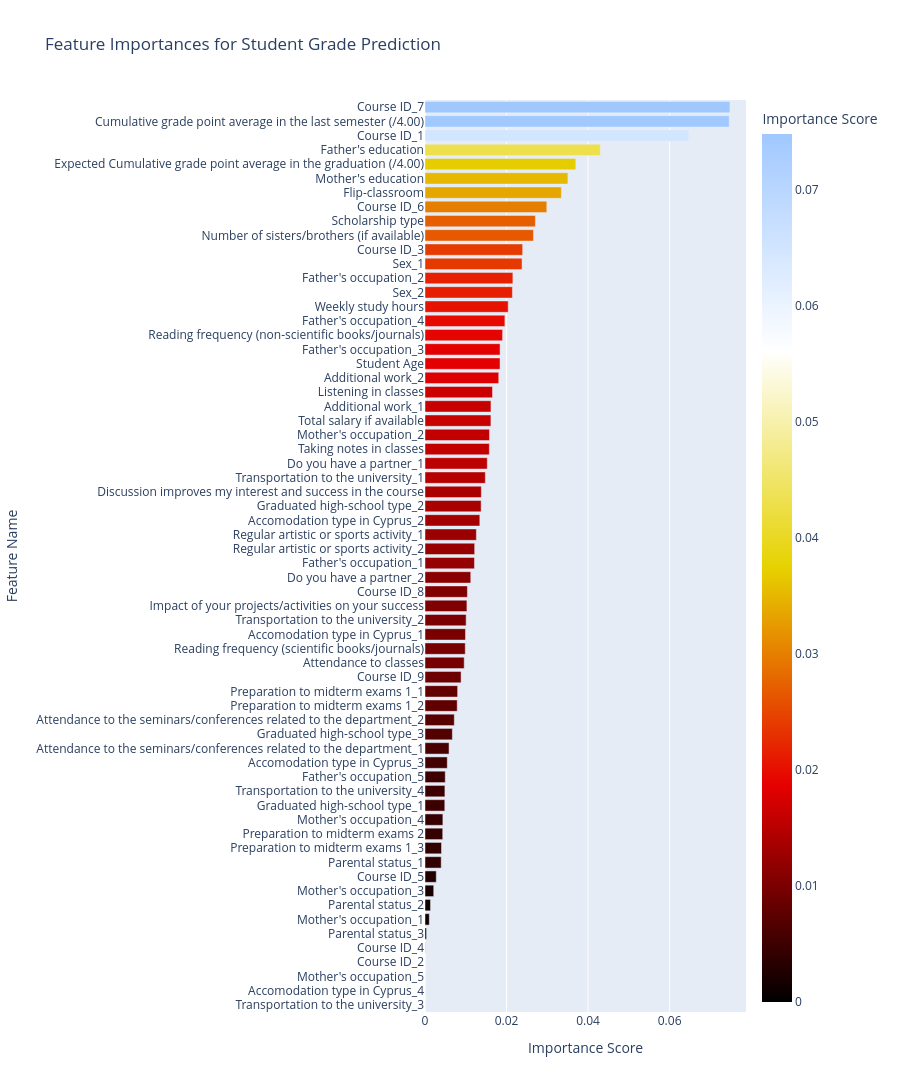

Source (notebook cell):
### Markdown cell above
For additional observations, we can map these results onto a bar chart using plotly.

### Code cell
# Create a dataframe for the feature importances for easier plotting
importance_df = pd.DataFrame({
    'Feature': [name for name, _ in sorted_importances],
    'Importance': [importance for _, importance in sorted_importances]
})

# Create a bar chart using Plotly
fig = px.bar(
    importance_df,
    x='Importance',
    y='Feature',
    orientation='h',
    title='Feature Importances for Student Grade Prediction',
    labels={'Importance': 'Importance Score', 'Feature': 'Feature Name'},
    color='Importance',
    color_continuous_scale='Blackbody'
)

# Update layout for better readability
fig.update_layout(
    height=1500,  # Increased height to fit all feature names
    showlegend=False,
    yaxis={'categoryorder': 'total ascending'}  # Sort features by importance
)

fig.show()

### Figure 1 — Plotly figure (JSON) as saved in the notebook; plotly's stock layout.template omitted (floating-point values rounded to 4 significant figures)
{"data": [{"hovertemplate": "Importance Score=%{marker.color}<br>Feature Name=%{y}<extra></extra>", "legendgroup": "", "marker": {"color": [0.0748, 0.07461, 0.0647, 0.04301, 0.03699, 0.03505, 0.03345, 0.02988, 0.02708, 0.02661, 0.02395, 0.0238, 0.02156, 0.02144, 0.02041, 0.0196, 0.01903, 0.01841, 0.01841, 0.01809, 0.01656, 0.01618, 0.01616, 0.01581, 0.01578, 0.01528, 0.0148, 0.01382, 0.01377, 0.01345, 0.0126, 0.01218, 0.01213, 0.01122, 0.01041, 0.01028, 0.01009, 0.009928, 0.009874, 0.009614, 0.008851, 0.008004, 0.007904, 0.007183, 0.006707, 0.0059, 0.005463, 0.004968, 0.004883, 0.004857, 0.004385, 0.004349, 0.004046, 0.003974, 0.002765, 0.002142, 0.001355, 0.001054, 0.0003723, 3.963e-05, 0.0, 0.0, 0.0, 0.0], "coloraxis": "coloraxis", "pattern": {"shape": ""}}, "name": "", "orientation": "h", "showlegend": false, "textposition": "auto", "type": "bar", "x": [0.0748, 0.07461, 0.0647, 0.04301, 0.03699, 0.03505, 0.03345, 0.02988, 0.02708, 0.02661, 0.02395, 0.0238, 0.02156, 0.02144, 0.02041, 0.0196, 0.01903, 0.01841, 0.01841, 0.01809, 0.01656, 0.01618, 0.01616, 0.01581, 0.01578, 0.01528, 0.0148, 0.01382, 0.01377, 0.01345, 0.0126, 0.01218, 0.01213, 0.01122, 0.01041, 0.01028, 0.01009, 0.009928, 0.009874, 0.009614, 0.008851, 0.008004, 0.007904, 0.007183, 0.006707, 0.0059, 0.005463, 0.004968, 0.004883, 0.004857, 0.004385, 0.004349, 0.004046, 0.003974, 0.002765, 0.002142, 0.001355, 0.001054, 0.0003723, 3.963e-05, 0.0, 0.0, 0.0, 0.0], "xaxis": "x", "y": ["Course ID_7", "Cumulative grade point average in the last semester (/4.00)", "Course ID_1", "Father's education", "Expected Cumulative grade point average in the graduation (/4.00)", "Mother's education", "Flip-classroom", "Course ID_6", "Scholarship type", "Number of sisters/brothers (if available)", "Course ID_3", "Sex_1", "Father's occupation_2", "Sex_2", "Weekly study hours", "Father's occupation_4", "Reading frequency (non-scientific books/journals)", "Father's occupation_3", "Student Age", "Additional work_2", "Listening in classes", "Additional work_1", "Total salary if available", "Mother's occupation_2", "Taking notes in classes", "Do you have a partner_1", "Transportation to the university_1", "Discussion improves my interest and success in the course", "Graduated high-school type_2", "Accomodation type in Cyprus_2", "Regular artistic or sports activity_1", "Regular artistic or sports activity_2", "Father's occupation_1", "Do you have a partner_2", "Course ID_8", "Impact of your projects/activities on your success", "Transportation to the university_2", "Accomodation type in Cyprus_1", "Reading frequency (scientific books/journals)", "Attendance to classes", "Course ID_9", "Preparation to midterm exams 1_1", "Preparation to midterm exams 1_2", "Attendance to the seminars/conferences related to the department_2", "Graduated high-school type_3", "Attendance to the seminars/conferences related to the department_1", "Accomodation type in Cyprus_3", "Father's occupation_5", "Transportation to the university_4", "Graduated high-school type_1", "Mother's occupation_4", "Preparation to midterm exams 2", "Preparation to midterm exams 1_3", "Parental status_1", "Course ID_5", "Mother's occupation_3", "Parental status_2", "Mother's occupation_1", "Parental status_3", "Course ID_4", "Transportation to the university_3", "Accomodation type in Cyprus_4", "Mother's occupation_5", "Course ID_2"], "yaxis": "y"}], "layout": {"barmode": "relative", "coloraxis": {"colorbar": {"title": {"text": "Importance Score"}}, "colorscale": [[0, "rgb(0,0,0)"], [0.25, "rgb(230,0,0)"], [0.5, "rgb(230,210,0)"], [0.75, "rgb(255,255,255)"], [1, "rgb(160,200,255)"]]}, "height": 1500, "legend": {"tracegroupgap": 0}, "showlegend": false, "title": {"text": "Feature Importances for Student Grade Prediction"}, "xaxis": {"anchor": "y", "domain": [0, 1], "title": {"text": "Importance Score"}}, "yaxis": {"anchor": "x", "categoryorder": "total ascending", "domain": [0, 1], "title": {"text": "Feature Name"}}}}
